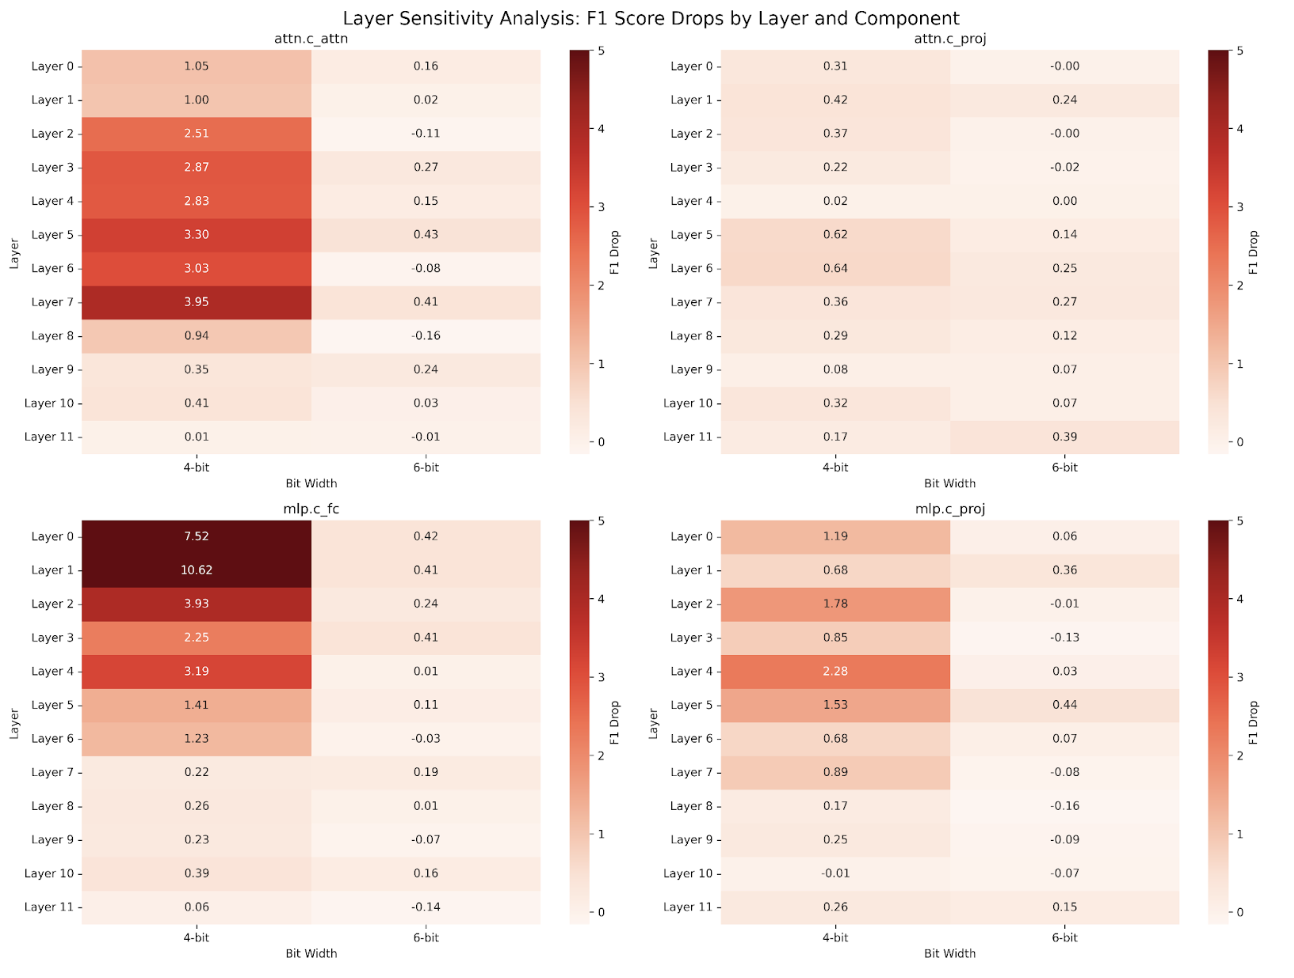

This chart was generated by the following Python code:
from __future__ import division
import os
import sys
import time
import glob
import logging
from tqdm import tqdm

import torch
import torch.nn as nn
import torch.utils
import torch.nn.functional as F
import torch.backends.cudnn as cudnn
from torch.utils.data import DataLoader
from torch.autograd import Variable

from tensorboardX import SummaryWriter

import numpy as np
import matplotlib
matplotlib.use('Agg')
from matplotlib import pyplot as plt
import seaborn as sns
import pandas as pd

# Import our config
from config_new import config

# Import HuggingFace components for QA
import datasets
import evaluate
from datasets import load_dataset
from transformers import (
    AutoConfig,
    AutoTokenizer,
    DataCollatorWithPadding,
    EvalPrediction,
    PreTrainedTokenizerFast,
    default_data_collator,
    set_seed,
)
from transformers.trainer_utils import get_last_checkpoint

# Import our custom components
from models.configuration_gpt2 import GPT2Config
from models.quantized_lora_linear import QuantizeLoraLinear
from utils import postprocess_qa_predictions
from training_utils import create_data_preprocessing_functions
import copy
from typing import List
from utils import QADistillationLoss
import argparse
from utils import (
    get_lora_params, count_trainable_parameters, freeze_model_for_lora_training,
    save_model, save_training_state, load_training_state, 
    save_metrics_to_json, save_tokenizer, load_model
)

parser = argparse.ArgumentParser(description='GPT-2 QA Training with Switch Precision')
# Dataset and model arguments
parser.add_argument('--dataset_path', type=str, default=None,
                    help='path to dataset')
parser.add_argument('--dataset_name', type=str, default='squad',
                    help='dataset name')
parser.add_argument('--dataset_config_name', type=str, default=None,
                    help='dataset config name')
parser.add_argument('--model_name_or_path', type=str, default='gpt2',
                    help='path to pretrained model')
parser.add_argument('--config_name', type=str, default=None,
                    help='pretrained config name or path if not the same as model_name')
parser.add_argument('--tokenizer_name', type=str, default=None,
                    help='pretrained tokenizer name or path if not the same as model_name')
parser.add_argument('--cache_dir', type=str, default=None,
                    help='path to directory to store the pretrained models downloaded from huggingface.co')
parser.add_argument('--model_revision', type=str, default='main',
                    help='the specific model version to use (can be a branch name, tag name or commit id)')
parser.add_argument('--token', type=str, default=None,
                    help='the token to use as HTTP bearer authorization for remote files')
parser.add_argument('--trust_remote_code', action='store_true',
                    help='whether to trust the execution of code from datasets/models defined on the Hub')
parser.add_argument('--output_dir', type=str, default='./outputs',
                    help='output directory')
parser.add_argument('--overwrite_output_dir', action='store_true',
                    help='overwrite output directory')
parser.add_argument('--resume_from_checkpoint', type=str, default=None,
                    help='path to checkpoint to resume from')

# Evaluation arguments
parser.add_argument('--per_device_eval_batch_size', type=int, default=16,
                    help='batch size per device for evaluation')
parser.add_argument('--max_seq_length', type=int, default=786,
                    help='maximum sequence length')
parser.add_argument('--max_eval_samples', type=int, default=None,
                    help='maximum number of evaluation samples')

# Logging and evaluation arguments
parser.add_argument('--logging_strategy', type=str, default='steps',
                    help='logging strategy')
parser.add_argument('--logging_steps', type=int, default=50,
                    help='logging steps')
parser.add_argument('--eval_strategy', type=str, default='steps',
                    help='evaluation strategy')
parser.add_argument('--eval_steps', type=int, default=1000,
                    help='evaluation steps')
parser.add_argument('--save_strategy', type=str, default='steps',
                    help='save strategy')
parser.add_argument('--save_steps', type=int, default=1000,
                    help='save steps')

# Learning rate scheduler
parser.add_argument('--lr_scheduler_type', type=str, default='cosine',
                    help='learning rate scheduler type')

# Model loading options
parser.add_argument('--pretrained_model_path', type=str, required=True,
                    help='path to pretrained model checkpoint (.pt file)')
parser.add_argument('--use_from_pretrained', action='store_true',
                    help='use from_pretrained method instead of manual loading')
parser.add_argument('--layer_config_path', type=str, default=None,
                    help='path to layer-wise quantization configuration file (optional)')
parser.add_argument('--test_bits', nargs='+', type=int, default=[4, 6],
                    help='bit widths to test for each layer')

# Original training config parameters (needed for model initialization)
parser.add_argument('--original_a_bits', nargs='+', type=int, default=[4, 6, 8, 16],
                    help='original activation bits used during training')
parser.add_argument('--original_w_bits', nargs='+', type=int, default=[4, 6, 8, 16],
                    help='original weight bits used during training')
parser.add_argument('--original_ranks', nargs='+', type=int, default=[16, 16, 16, 16],
                    help='original LoRA ranks used during training')
parser.add_argument('--original_alphas', nargs='+', type=float, default=[32.0, 32.0, 32.0, 32.0],
                    help='original LoRA alphas used during training')
parser.add_argument('--original_dropouts', nargs='+', type=float, default=[0.02, 0.02, 0.02, 0.02],
                    help='original LoRA dropouts used during training')
parser.add_argument('--original_kv_bits', type=int, default=16,
                    help='original key-value bits used during training')

args = parser.parse_args()

def load_base_config(config_path):
    """Load base layer-wise quantization configuration from JSON file"""
    import json
    with open(config_path, 'r') as f:
        config = json.load(f)
    return config

def load_pretrained_model(model, checkpoint_path):
    """Load pretrained model from checkpoint"""
    checkpoint = torch.load(checkpoint_path, map_location='cpu')
    
    # Handle DataParallel case
    if hasattr(model, 'module'):
        model.module.load_state_dict(checkpoint)
    else:
        model.load_state_dict(checkpoint)
    
    logging.info(f"Loaded pretrained model from {checkpoint_path}")
    return model

def load_model_from_pretrained(model_name_or_path, original_config_params, checkpoint_path=None):
    """Load model using from_pretrained with custom config parameters"""
    from models.modeling_gpt2_quant import GPT2ForQuestionAnswering
    
    # Load base config from HuggingFace
    base_config = GPT2Config.from_pretrained(model_name_or_path)
    
    # Add custom quantization parameters
    base_config.a_bits = original_config_params['a_bits']
    base_config.w_bits = original_config_params['w_bits']
    base_config.ranks = original_config_params['ranks']
    base_config.alphas = original_config_params['alphas']
    base_config.dropouts = original_config_params['dropouts']
    base_config.kv_bits = original_config_params['kv_bits']
    
    # Create model with custom config
    model = GPT2ForQuestionAnswering(base_config)
    
    # Load pretrained weights if checkpoint is provided
    if checkpoint_path:
        checkpoint = torch.load(checkpoint_path, map_location='cpu')
        model.load_state_dict(checkpoint)
        logging.info(f"Loaded pretrained weights from {checkpoint_path}")
    else:
        # Load from HuggingFace (this won't work perfectly due to custom layers)
        logging.warning("Loading from HuggingFace with custom layers may not work correctly")
        # model = GPT2ForQuestionAnswering.from_pretrained(model_name_or_path, config=base_config)
    
    return model

def get_model_layers(model):
    """Extract layer names from model that support quantization"""
    layer_names = []
    for name, module in model.named_modules():
        # Check if this is a quantizable layer (has set_layer_name method like QuantizeLoraLinear)
        if hasattr(module, 'set_layer_name'):
            # Remove 'module.' prefix if present (DataParallel)
            clean_name = name.replace('module.', '') if name.startswith('module.') else name
            layer_names.append(clean_name)
    return layer_names


def generate_layer_sensitivity_configs(layer_names, test_bits=[4, 6]):
    """Generate configurations for layer-wise sensitivity analysis"""
    configs = {}
    
    # Create baseline config (all layers at 8 bits) - using singular form for model
    baseline_config = {
        'a_bit': {layer: 8 for layer in layer_names},
        'w_bit': {layer: 8 for layer in layer_names}
    }
    configs['baseline'] = baseline_config
    
    # For each layer, test different bit combinations (keeping a_bit = w_bit for simplicity)
    for layer_name in layer_names:
        for bit in test_bits:
            config_name = f"{layer_name}_{bit}bit"
            
            # Start with baseline
            config = {
                'a_bit': baseline_config['a_bit'].copy(),
                'w_bit': baseline_config['w_bit'].copy()
            }
            
            # Modify only the target layer (same bit for both activation and weight)
            config['a_bit'][layer_name] = bit
            config['w_bit'][layer_name] = bit
            
            configs[config_name] = config
    
    return configs

def set_layer_names(model):
    """Set layer names for QuantizeLoraLinear modules"""
    for name, module in model.named_modules():
        if hasattr(module, 'set_layer_name'):
            # Remove 'module.' prefix if present (DataParallel)
            clean_name = name.replace('module.', '') if name.startswith('module.') else name
            module.set_layer_name(clean_name)

def create_dataparallel_quant_config(quant_config):
    """Create quant_config that works with DataParallel models"""
    # DataParallel adds 'module.' prefix to layer names
    dataparallel_config = {
        'a_bit': {},
        'w_bit': {}
    }
    
    for layer_name, a_bit in quant_config['a_bit'].items():
        # Add both original and module-prefixed versions
        dataparallel_config['a_bit'][layer_name] = a_bit
        dataparallel_config['a_bit'][f'module.{layer_name}'] = a_bit
    
    for layer_name, w_bit in quant_config['w_bit'].items():
        # Add both original and module-prefixed versions
        dataparallel_config['w_bit'][layer_name] = w_bit
        dataparallel_config['w_bit'][f'module.{layer_name}'] = w_bit
    
    # Debug: Print the created config
    print(f"DEBUG: Created dataparallel_config with {len(dataparallel_config['a_bit'])} a_bit entries and {len(dataparallel_config['w_bit'])} w_bit entries")
    
    return dataparallel_config

def create_heatmaps(results, output_dir, test_bits=[4, 6]):
    """Create heatmaps for layer sensitivity analysis"""
    import seaborn as sns
    import pandas as pd
    
    # Extract layer names and organize results
    layer_results = {}
    
    for config_name, metrics in results.items():
        if config_name == 'baseline':
            continue
            
        # Parse config name to extract layer and bit
        # Format: "layer_name_{bit}bit"
        if config_name.endswith('bit'):
            parts = config_name.rsplit('_', 1)  # Split on last underscore
            if len(parts) == 2:
                layer_name = parts[0]
                bit_str = parts[1]  # e.g., "4bit"
                bit = int(bit_str[:-3])  # Remove "bit" suffix
                
                if layer_name not in layer_results:
                    layer_results[layer_name] = {}
                
                # Store F1 score (or other metric)
                f1_score = metrics.get('f1', 0.0)
                layer_results[layer_name][bit] = f1_score
    
    # Create bar charts for each layer
    for layer_name, bit_results in layer_results.items():
        # Create data for bar chart
        bit_values = []
        f1_scores = []
        
        for bit in test_bits:
            bit_values.append(f"{bit}-bit")
            f1_scores.append(bit_results.get(bit, 0.0))
        
        # Create DataFrame
        df = pd.DataFrame({
            'Bit Width': bit_values,
            'F1 Score': f1_scores
        })
        
        # Create bar chart
        plt.figure(figsize=(10, 6))
        bars = plt.bar(df['Bit Width'], df['F1 Score'], 
                      color=['red' if x < max(f1_scores) else 'green' for x in f1_scores])
        
        # Add value labels on bars
        for bar, score in zip(bars, f1_scores):
            plt.text(bar.get_x() + bar.get_width()/2, bar.get_height() + 0.5, 
                    f'{score:.2f}', ha='center', va='bottom')
        
        plt.title(f'Layer Sensitivity: {layer_name}')
        plt.xlabel('Bit Width (a_bit = w_bit)')
        plt.ylabel('F1 Score')
        plt.ylim(0, max(f1_scores) * 1.1)
        plt.grid(axis='y', alpha=0.3)
        plt.tight_layout()
        
        # Save chart
        safe_layer_name = layer_name.replace('.', '_').replace('/', '_')
        plt.savefig(os.path.join(output_dir, f'heatmap_{safe_layer_name}.png'), 
                   dpi=300, bbox_inches='tight')
        plt.close()
        
        print(f"Saved chart for {layer_name}")
    
    # Create summary bar chart (average across all layers)
    if layer_results:
        summary_data = {bit: [] for bit in test_bits}
        
        for layer_name, bit_results in layer_results.items():
            for bit in test_bits:
                score = bit_results.get(bit, 0.0)
                summary_data[bit].append(score)
        
        # Calculate averages
        avg_scores = []
        bit_labels = []
        for bit in test_bits:
            scores = summary_data[bit]
            avg_score = sum(scores) / len(scores) if scores else 0.0
            avg_scores.append(avg_score)
            bit_labels.append(f"{bit}-bit")
        
        # Create summary DataFrame
        summary_df = pd.DataFrame({
            'Bit Width': bit_labels,
            'Average F1 Score': avg_scores
        })
        
        # Create summary bar chart
        plt.figure(figsize=(12, 8))
        bars = plt.bar(summary_df['Bit Width'], summary_df['Average F1 Score'],
                      color=['red' if x < max(avg_scores) else 'green' for x in avg_scores])
        
        # Add value labels on bars
        for bar, score in zip(bars, avg_scores):
            plt.text(bar.get_x() + bar.get_width()/2, bar.get_height() + 0.5, 
                    f'{score:.2f}', ha='center', va='bottom')
        
        plt.title('Layer Sensitivity Summary (Average F1 Score across all layers)')
        plt.xlabel('Bit Width (a_bit = w_bit)')
        plt.ylabel('Average F1 Score')
        plt.ylim(0, max(avg_scores) * 1.1)
        plt.grid(axis='y', alpha=0.3)
        plt.tight_layout()
        
        # Save summary chart
        plt.savefig(os.path.join(output_dir, 'heatmap_summary.png'),
                   dpi=300, bbox_inches='tight')
        plt.close()
        
        print("Saved summary chart")

def create_layer_chart(layer_name, bit_results, test_bits, output_dir):
    """Create and save a chart for a specific layer"""
    import matplotlib.pyplot as plt
    import pandas as pd
    
    # Create data for bar chart
    bit_values = []
    f1_scores = []
    
    for bit in test_bits:
        bit_values.append(f"{bit}-bit")
        f1_scores.append(bit_results.get(bit, 0.0))
    
    # Create DataFrame
    df = pd.DataFrame({
        'Bit Width': bit_values,
        'F1 Score': f1_scores
    })
    
    # Create bar chart
    plt.figure(figsize=(10, 6))
    bars = plt.bar(df['Bit Width'], df['F1 Score'], 
                  color=['red' if x < max(f1_scores) else 'green' for x in f1_scores])
    
    # Add value labels on bars
    for bar, score in zip(bars, f1_scores):
        plt.text(bar.get_x() + bar.get_width()/2, bar.get_height() + 0.5, 
                f'{score:.2f}', ha='center', va='bottom')
    
    plt.title(f'Layer Sensitivity: {layer_name}')
    plt.xlabel('Bit Width (a_bit = w_bit)')
    plt.ylabel('F1 Score')
    plt.ylim(0, max(f1_scores) * 1.1)
    plt.grid(axis='y', alpha=0.3)
    plt.tight_layout()
    
    # Save chart
    safe_layer_name = layer_name.replace('.', '_').replace('/', '_')
    chart_path = os.path.join(output_dir, f'layer_chart_{safe_layer_name}.png')
    plt.savefig(chart_path, dpi=300, bbox_inches='tight')
    plt.close()
    
    print(f"Saved chart for {layer_name}: {chart_path}")

def main():
    # Update config from arguments
    from config_new import update_config_from_args
    update_config_from_args(args)
    
    # Setup logging and output directory
    config.save = '{}-{}'.format(config.save, time.strftime("%Y%m%d-%H%M%S"))
    config.output_dir = config.save
    

    
    os.makedirs(config.save, exist_ok=True)
    
    logger = SummaryWriter(config.save)

    log_format = '%(asctime)s %(message)s'
    logging.basicConfig(stream=sys.stdout, level=logging.INFO, format=log_format, datefmt='%m/%d %I:%M:%S %p')
    fh = logging.FileHandler(os.path.join(config.save, 'log.txt'))
    fh.setFormatter(logging.Formatter(log_format))
    logging.getLogger().addHandler(fh)

    logging.info("args = %s", str(config))
    
    # Set seed
    set_seed(config.seed)

    # Load model and tokenizer
    tokenizer = AutoTokenizer.from_pretrained(
        config.tokenizer_name if config.tokenizer_name else config.model_name_or_path,
        cache_dir=config.cache_dir,
        use_fast=True,
        revision=config.model_revision,
        token=config.token,
        trust_remote_code=config.trust_remote_code,
    )
    tokenizer.pad_token = tokenizer.eos_token
    
    # Load custom config
    gpt2_config = GPT2Config.from_pretrained(
        config.config_name if config.config_name else config.model_name_or_path,
        cache_dir=config.cache_dir,
        revision=config.model_revision,
        token=config.token,
        trust_remote_code=config.trust_remote_code,
    )
    
    # Add required quantization parameters for model initialization
    # Use the original training config parameters to match the pretrained model
    gpt2_config.a_bits = args.original_a_bits
    gpt2_config.w_bits = args.original_w_bits
    gpt2_config.ranks = args.original_ranks
    gpt2_config.alphas = args.original_alphas
    gpt2_config.dropouts = args.original_dropouts
    gpt2_config.kv_bits = args.original_kv_bits
    
    logging.info(f"Using original training config: a_bits={gpt2_config.a_bits}, w_bits={gpt2_config.w_bits}")
    logging.info(f"LoRA config: ranks={gpt2_config.ranks}, alphas={gpt2_config.alphas}, dropouts={gpt2_config.dropouts}")

    # Load pretrained model from checkpoint
    if args.use_from_pretrained:
        # Use from_pretrained style loading
        original_config_params = {
            'a_bits': args.original_a_bits,
            'w_bits': args.original_w_bits,
            'ranks': args.original_ranks,
            'alphas': args.original_alphas,
            'dropouts': args.original_dropouts,
            'kv_bits': args.original_kv_bits
        }
        model = load_model_from_pretrained(
            config.model_name_or_path, 
            original_config_params, 
            args.pretrained_model_path
        )
        logging.info("Loaded pretrained model using from_pretrained style")
    else:
        # Use manual loading (original method)
        model = load_model(gpt2_config)
        model = load_pretrained_model(model, args.pretrained_model_path)
        logging.info("Loaded pretrained model from checkpoint")
    
    # Set layer names for QuantizeLoraLinear modules
    set_layer_names(model)
    
    # Move model to GPU with DataParallel support
    if torch.cuda.is_available():
        if torch.cuda.device_count() > 1:
            # Multiple GPUs available - use DataParallel
            model = torch.nn.DataParallel(model).cuda()
            logging.info(f"Using DataParallel with {torch.cuda.device_count()} GPUs")
        else:
            # Single GPU - just move to GPU
            model = model.cuda()
            logging.info("Using single GPU")
    else:
        # No GPU available - keep on CPU
        logging.warning("CUDA not available, using CPU")

    # Load dataset
    if config.dataset_name is not None:
        raw_datasets = load_dataset(
            config.dataset_name,
            config.dataset_config_name,
            cache_dir=config.cache_dir,
            token=config.token,
            trust_remote_code=config.trust_remote_code,
        )
    else:
        # Handle custom dataset loading
        data_files = {}
        if hasattr(config, 'train_file') and config.train_file:
            data_files["train"] = config.train_file
        if hasattr(config, 'validation_file') and config.validation_file:
            data_files["validation"] = config.validation_file
        
        extension = "json"  # Default to JSON
        raw_datasets = load_dataset(
            extension,
            data_files=data_files,
            field="data",
            cache_dir=config.cache_dir,
            token=config.token,
            trust_remote_code=config.trust_remote_code,
        )

    # Get column names for evaluation
    column_names = raw_datasets["validation"].column_names
    
    question_column_name = "question" if "question" in column_names else column_names[0]
    context_column_name = "context" if "context" in column_names else column_names[1]
    answer_column_name = "answers" if "answers" in column_names else column_names[2]

    # Create data preprocessing functions
    # Create a data_args object with the necessary attributes
    class DataArgs:
        def __init__(self, config):
            self.max_seq_length = config.max_seq_length
            self.doc_stride = config.doc_stride
            self.pad_to_max_length = config.pad_to_max_length
            self.version_2_with_negative = config.version_2_with_negative
            self.n_best_size = config.n_best_size
            self.max_answer_length = config.max_answer_length
            self.null_score_diff_threshold = config.null_score_diff_threshold
    
    data_args = DataArgs(config)
    prepare_train_features, prepare_validation_features = create_data_preprocessing_functions(
        tokenizer, data_args, question_column_name, context_column_name, answer_column_name
    )

    # Prepare evaluation dataset
    eval_examples = raw_datasets["validation"]
    if config.max_eval_samples is not None:
        max_eval_samples = min(len(eval_examples), config.max_eval_samples)
        eval_examples = eval_examples.select(range(max_eval_samples))
    
    eval_dataset = eval_examples.map(
        prepare_validation_features,
        batched=True,
        num_proc=config.preprocessing_num_workers,
        remove_columns=column_names,
        load_from_cache_file=not config.overwrite_cache,
        desc="Running tokenizer on validation dataset",
    )

    # Custom data collator to handle None values in offset_mapping
    class QADataCollator:
        def __init__(self, tokenizer, pad_to_multiple_of=None):
            self.tokenizer = tokenizer
            self.pad_to_multiple_of = pad_to_multiple_of
        
        def __call__(self, features):
            # Handle offset_mapping separately to avoid None value issues
            offset_mappings = []
            for feature in features:
                if 'offset_mapping' in feature:
                    # Convert None values to (0, 0) for tensor creation
                    offset_mapping = []
                    for offset in feature['offset_mapping']:
                        if offset is None:
                            offset_mapping.append((0, 0))
                        else:
                            offset_mapping.append(offset)
                    offset_mappings.append(offset_mapping)
                    # Remove from feature to avoid conflicts with model forward
                    del feature['offset_mapping']
            
            # Use default data collator for the rest
            batch = default_data_collator(features)
            
            # Add offset_mappings back if they exist (for post-processing)
            if offset_mappings:
                batch['offset_mapping'] = offset_mappings
            
            return batch
    
    # Data collator - always use custom QA collator to handle None values
    data_collator = QADataCollator(tokenizer, pad_to_multiple_of=8 if config.fp16 else None)

    # Create post-processing and compute metrics functions using training_utils
    from training_utils import create_post_processing_function, create_compute_metrics_function
    
    # Create training args object for compatibility
    class TrainingArgs:
        def __init__(self, config):
            self.output_dir = config.output_dir
    
    training_args = TrainingArgs(config)
    
    # Create post-processing function
    post_processing_function = create_post_processing_function(
        data_args, training_args, answer_column_name, logging.INFO
    )
    
    # Create compute metrics function
    class ModelArgs:
        def __init__(self, config):
            self.cache_dir = config.cache_dir
    
    model_args = ModelArgs(config)
    compute_metrics = create_compute_metrics_function(data_args, model_args)

    # Create evaluation data loader
    eval_loader = DataLoader(
        eval_dataset,
        batch_size=config.per_device_eval_batch_size,
        shuffle=False,
        collate_fn=data_collator,
        num_workers=config.dataloader_num_workers,
    )

    # Get layer names and generate sensitivity configs
    test_bits = args.test_bits  # Bits to test for each layer
    
    if args.layer_config_path:
        # Use provided config file
        base_config = load_base_config(args.layer_config_path)
        # Extract layer names from config
        layer_names = set()
        if 'a_bits' in base_config:
            layer_names.update(base_config['a_bits'].keys())
        if 'w_bits' in base_config:
            layer_names.update(base_config['w_bits'].keys())
        layer_names = list(layer_names)
        logging.info(f"Using layer names from config file: {len(layer_names)} layers")
    else:
        # Extract layer names from model
        layer_names = get_model_layers(model)
        logging.info(f"Auto-detected layer names from model: {len(layer_names)} layers")
        print(f"Auto-detected quantizable layers: {layer_names}")
    
    layer_configs = generate_layer_sensitivity_configs(layer_names, test_bits)
    
    # Store all results
    all_results = {}
    best_config = None
    best_metrics = None
    best_score = 0.0
    
    # Track results per layer for incremental chart creation
    layer_results = {}
    
    logging.info(f"Testing {len(layer_configs)} different layer configurations...")
    print(f"Testing {len(layer_configs)} different layer configurations...")
    
    for config_name, layer_config in layer_configs.items():
        logging.info(f"Testing configuration: {config_name}")
        print(f"Testing configuration: {config_name}")
        
        # Create DataParallel-compatible quant_config
        dataparallel_config = create_dataparallel_quant_config(layer_config)
        
        # Debug: Print quant_config for non-baseline configs
        if config_name != 'baseline':
            print(f"DEBUG: Config {config_name}")
            print(f"DEBUG: quant_config keys: {list(dataparallel_config.keys())}")
            if 'a_bit' in dataparallel_config:
                non_16_bits = {k: v for k, v in dataparallel_config['a_bit'].items() if v != 16}
                if non_16_bits:
                    print(f"DEBUG: Non-16-bit a_bit entries: {non_16_bits}")
            if 'w_bit' in dataparallel_config:
                non_16_bits = {k: v for k, v in dataparallel_config['w_bit'].items() if v != 16}
                if non_16_bits:
                    print(f"DEBUG: Non-16-bit w_bit entries: {non_16_bits}")
        
        # Evaluate model with current configuration
        eval_metrics = evaluate_model(
            model, eval_loader, eval_examples, eval_dataset,
            post_processing_function, compute_metrics,
            logger, config_name, dataparallel_config
        )
        
        # Store results
        all_results[config_name] = eval_metrics
        
        # Log metrics
        for key, value in eval_metrics.items():
            logger.add_scalar(f'eval/{config_name}/{key}', value, 0)
            logging.info(f"Config {config_name}: {key} = {value:.4f}")
        
        # Determine best configuration based on F1 score (or another metric)
        current_score = eval_metrics.get('f1', 0.0)
        if current_score > best_score:
            best_score = current_score
            best_config = config_name
            best_metrics = eval_metrics
            logging.info(f"New best configuration: {config_name} with F1 = {best_score:.4f}")
        
        # Save metrics for this configuration
        eval_metrics["config_name"] = config_name
        eval_metrics["eval_samples"] = len(eval_dataset)
        save_metrics_to_json(eval_metrics, config.save, f"eval_{config_name}")
        
        # Track results per layer for incremental chart creation
        if config_name != 'baseline':
            # Parse config name to extract layer and bit
            if config_name.endswith('bit'):
                parts = config_name.rsplit('_', 1)
                if len(parts) == 2:
                    layer_name = parts[0]
                    bit_str = parts[1]  # e.g., "4bit"
                    bit = int(bit_str[:-3])  # Remove "bit" suffix
                    
                    if layer_name not in layer_results:
                        layer_results[layer_name] = {}
                    layer_results[layer_name][bit] = eval_metrics.get('f1', 0.0)
                    
                    # Check if we've completed all bit combinations for this layer
                    if len(layer_results[layer_name]) == len(test_bits):
                        # Create and save chart for this layer
                        create_layer_chart(layer_name, layer_results[layer_name], test_bits, config.save)
                        logging.info(f"Created chart for layer: {layer_name}")
                        print(f"Created chart for layer: {layer_name}")
    
    # Create heatmaps
    print("Creating heatmaps...")
    create_heatmaps(all_results, config.save, test_bits)
    
    # Log final results
    logging.info(f"Best configuration: {best_config}")
    logging.info(f"Best F1 score: {best_score:.4f}")
    logging.info(f"Best metrics: {best_metrics}")
    
    print(f"\n=== FINAL RESULTS ===")
    print(f"Best configuration: {best_config}")
    print(f"Best F1 score: {best_score:.4f}")
    print(f"Best metrics: {best_metrics}")
    
    # Save final results
    final_results = {
        "best_config": best_config,
        "best_score": best_score,
        "best_metrics": best_metrics,
        "all_configs": list(layer_configs.keys()),
        "all_results": all_results
    }
    save_metrics_to_json(final_results, config.save, "final_results")




def evaluate_model(model, eval_loader, eval_examples, eval_dataset, post_processing_function, compute_metrics, logger, config_name, quant_config):
    """Evaluate model with current layer configuration"""
    model.eval()
    device = next(model.parameters()).device
    ignore_keys = ["loss"]  # Keys to ignore when extracting logits
    
    all_predictions = []
    #print(f"Quant config: {quant_config}")
    
    with torch.no_grad():
        for batch in tqdm(eval_loader, desc=f"Evaluating config: {config_name}"):
            batch = {k: v.to(device) if isinstance(v, torch.Tensor) else v for k, v in batch.items()}
            
            # Remove offset_mapping from batch before passing to model (it's only needed for post-processing)
            model_batch = {k: v for k, v in batch.items() if k != 'offset_mapping'}
            
            # Forward pass with current layer configuration
            
            outputs = model(**model_batch, quant_config=quant_config)
            
            # Extract logits exactly like custom_trainer.py
            if isinstance(outputs, dict):
                logits = tuple(v for k, v in outputs.items() if k not in ignore_keys)
            else:
                logits = outputs
            
            # Detach and move to CPU (like custom_trainer.py)
            logits = tuple(tensor.detach().cpu() for tensor in logits) if isinstance(logits, tuple) else logits.detach().cpu()
            
            if len(logits) == 1:
                logits = logits[0]
            
            all_predictions.append(logits)
    
    # Concatenate all predictions (like custom_trainer.py)
    if all_predictions:
        if isinstance(all_predictions[0], tuple):
            # Handle tuple of logits (start_logits, end_logits)
            predictions = tuple(np.concatenate([pred[i].numpy() for pred in all_predictions], axis=0) 
                              for i in range(len(all_predictions[0])))
        else:
            # Handle single logits tensor
            predictions = np.concatenate([pred.numpy() for pred in all_predictions], axis=0)
    else:
        predictions = None
    
    # Post-process predictions exactly like custom_trainer.py
    if post_processing_function is not None and compute_metrics is not None:
        eval_preds = post_processing_function(eval_examples, eval_dataset, predictions)
        metrics = compute_metrics(eval_preds)
    else:
        metrics = {}
    
    print(f"Config {config_name} - Eval Metrics: {metrics}")
    
    return metrics

if __name__ == '__main__':
    main()